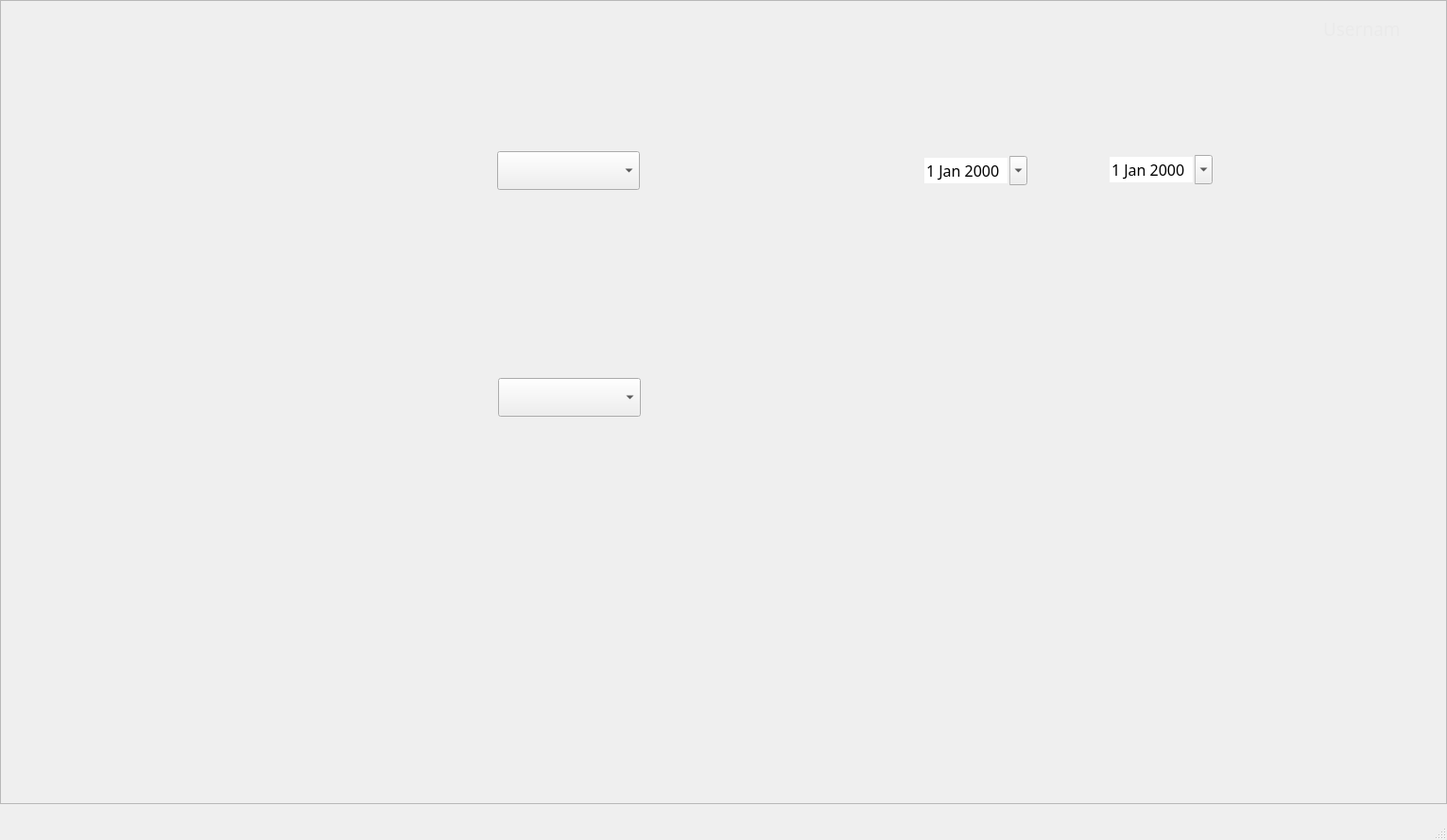
<?xml version="1.0" encoding="UTF-8"?>
<ui version="4.0">
 <class>AuditLogs</class>
 <widget class="QMainWindow" name="AuditLogs">
  <property name="geometry">
   <rect>
    <x>0</x>
    <y>0</y>
    <width>1531</width>
    <height>889</height>
   </rect>
  </property>
  <property name="windowTitle">
   <string>AuditLogs</string>
  </property>
  <widget class="QWidget" name="centralwidget">
   <widget class="QFrame" name="frame">
    <property name="geometry">
     <rect>
      <x>0</x>
      <y>0</y>
      <width>1531</width>
      <height>851</height>
     </rect>
    </property>
    <property name="frameShape">
     <enum>QFrame::StyledPanel</enum>
    </property>
    <property name="frameShadow">
     <enum>QFrame::Raised</enum>
    </property>
    <widget class="QLabel" name="BackgroundLabel">
     <property name="geometry">
      <rect>
       <x>0</x>
       <y>0</y>
       <width>1531</width>
       <height>851</height>
      </rect>
     </property>
     <property name="text">
      <string/>
     </property>
     <property name="pixmap">
      <pixmap>Images/Audit Logs.png</pixmap>
     </property>
     <property name="scaledContents">
      <bool>true</bool>
     </property>
    </widget>
    <widget class="QPushButton" name="DataButton">
     <property name="geometry">
      <rect>
       <x>0</x>
       <y>120</y>
       <width>241</width>
       <height>51</height>
      </rect>
     </property>
     <property name="text">
      <string/>
     </property>
     <property name="flat">
      <bool>true</bool>
     </property>
    </widget>
    <widget class="QPushButton" name="RecordsButton">
     <property name="geometry">
      <rect>
       <x>0</x>
       <y>400</y>
       <width>241</width>
       <height>51</height>
      </rect>
     </property>
     <property name="text">
      <string/>
     </property>
     <property name="flat">
      <bool>true</bool>
     </property>
    </widget>
    <widget class="QPushButton" name="StatisticsButton">
     <property name="geometry">
      <rect>
       <x>0</x>
       <y>460</y>
       <width>241</width>
       <height>51</height>
      </rect>
     </property>
     <property name="text">
      <string/>
     </property>
     <property name="flat">
      <bool>true</bool>
     </property>
    </widget>
    <widget class="QPushButton" name="LogOutButton">
     <property name="geometry">
      <rect>
       <x>0</x>
       <y>790</y>
       <width>241</width>
       <height>51</height>
      </rect>
     </property>
     <property name="text">
      <string/>
     </property>
     <property name="flat">
      <bool>true</bool>
     </property>
    </widget>
    <widget class="QLabel" name="UsernameLabel">
     <property name="geometry">
      <rect>
       <x>1400</x>
       <y>20</y>
       <width>81</width>
       <height>21</height>
      </rect>
     </property>
     <property name="font">
      <font>
       <family>Source Sans Pro</family>
       <pointsize>14</pointsize>
      </font>
     </property>
     <property name="cursor">
      <cursorShape>BlankCursor</cursorShape>
     </property>
     <property name="autoFillBackground">
      <bool>false</bool>
     </property>
     <property name="styleSheet">
      <string notr="true">color: rgb(234, 234, 234);</string>
     </property>
     <property name="text">
      <string>Username</string>
     </property>
    </widget>
    <widget class="QPushButton" name="HomeButton">
     <property name="geometry">
      <rect>
       <x>0</x>
       <y>60</y>
       <width>241</width>
       <height>51</height>
      </rect>
     </property>
     <property name="text">
      <string/>
     </property>
     <property name="flat">
      <bool>true</bool>
     </property>
    </widget>
    <widget class="QPushButton" name="AuditLogButton">
     <property name="geometry">
      <rect>
       <x>0</x>
       <y>290</y>
       <width>241</width>
       <height>51</height>
      </rect>
     </property>
     <property name="text">
      <string/>
     </property>
     <property name="flat">
      <bool>true</bool>
     </property>
    </widget>
    <widget class="QPushButton" name="CatalogButton">
     <property name="geometry">
      <rect>
       <x>0</x>
       <y>340</y>
       <width>241</width>
       <height>51</height>
      </rect>
     </property>
     <property name="text">
      <string/>
     </property>
     <property name="flat">
      <bool>true</bool>
     </property>
    </widget>
    <widget class="QPushButton" name="SubmitButton">
     <property name="geometry">
      <rect>
       <x>1290</x>
       <y>713</y>
       <width>127</width>
       <height>33</height>
      </rect>
     </property>
     <property name="text">
      <string/>
     </property>
     <property name="flat">
      <bool>true</bool>
     </property>
    </widget>
    <widget class="QPushButton" name="UserBanButton">
     <property name="geometry">
      <rect>
       <x>0</x>
       <y>170</y>
       <width>241</width>
       <height>51</height>
      </rect>
     </property>
     <property name="text">
      <string/>
     </property>
     <property name="flat">
      <bool>true</bool>
     </property>
    </widget>
    <widget class="QPushButton" name="PersonRegisterbutton">
     <property name="geometry">
      <rect>
       <x>0</x>
       <y>230</y>
       <width>241</width>
       <height>51</height>
      </rect>
     </property>
     <property name="text">
      <string/>
     </property>
     <property name="flat">
      <bool>true</bool>
     </property>
    </widget>
    <widget class="QComboBox" name="TableSelect">
     <property name="geometry">
      <rect>
       <x>526</x>
       <y>160</y>
       <width>151</width>
       <height>41</height>
      </rect>
     </property>
     <property name="font">
      <font>
       <family>Source Sans Pro</family>
       <pointsize>12</pointsize>
      </font>
     </property>
    </widget>
    <widget class="QComboBox" name="UserSelect">
     <property name="geometry">
      <rect>
       <x>527</x>
       <y>400</y>
       <width>151</width>
       <height>41</height>
      </rect>
     </property>
     <property name="font">
      <font>
       <family>Source Sans Pro</family>
       <pointsize>12</pointsize>
      </font>
     </property>
    </widget>
    <widget class="QDateEdit" name="InitialDateUserPass">
     <property name="geometry">
      <rect>
       <x>976</x>
       <y>165</y>
       <width>111</width>
       <height>31</height>
      </rect>
     </property>
     <property name="font">
      <font>
       <family>Source Sans Pro</family>
       <pointsize>12</pointsize>
      </font>
     </property>
     <property name="acceptDrops">
      <bool>false</bool>
     </property>
     <property name="autoFillBackground">
      <bool>false</bool>
     </property>
     <property name="wrapping">
      <bool>false</bool>
     </property>
     <property name="frame">
      <bool>false</bool>
     </property>
     <property name="buttonSymbols">
      <enum>QAbstractSpinBox::UpDownArrows</enum>
     </property>
     <property name="showGroupSeparator" stdset="0">
      <bool>false</bool>
     </property>
     <property name="calendarPopup">
      <bool>true</bool>
     </property>
    </widget>
    <widget class="QDateEdit" name="FinalDateUserPass">
     <property name="geometry">
      <rect>
       <x>1172</x>
       <y>164</y>
       <width>111</width>
       <height>31</height>
      </rect>
     </property>
     <property name="font">
      <font>
       <family>Source Sans Pro</family>
       <pointsize>12</pointsize>
      </font>
     </property>
     <property name="acceptDrops">
      <bool>false</bool>
     </property>
     <property name="autoFillBackground">
      <bool>false</bool>
     </property>
     <property name="wrapping">
      <bool>false</bool>
     </property>
     <property name="frame">
      <bool>false</bool>
     </property>
     <property name="buttonSymbols">
      <enum>QAbstractSpinBox::UpDownArrows</enum>
     </property>
     <property name="showGroupSeparator" stdset="0">
      <bool>false</bool>
     </property>
     <property name="calendarPopup">
      <bool>true</bool>
     </property>
    </widget>
    <widget class="QLabel" name="LastDataDisplay">
     <property name="geometry">
      <rect>
       <x>420</x>
       <y>220</y>
       <width>381</width>
       <height>121</height>
      </rect>
     </property>
     <property name="font">
      <font>
       <family>Source Sans Pro</family>
       <pointsize>12</pointsize>
      </font>
     </property>
     <property name="text">
      <string/>
     </property>
     <property name="alignment">
      <set>Qt::AlignLeading|Qt::AlignLeft|Qt::AlignTop</set>
     </property>
    </widget>
    <widget class="QLabel" name="UserPassDisplay">
     <property name="geometry">
      <rect>
       <x>420</x>
       <y>460</y>
       <width>381</width>
       <height>121</height>
      </rect>
     </property>
     <property name="font">
      <font>
       <family>Source Sans Pro</family>
       <pointsize>12</pointsize>
      </font>
     </property>
     <property name="text">
      <string/>
     </property>
     <property name="alignment">
      <set>Qt::AlignLeading|Qt::AlignLeft|Qt::AlignTop</set>
     </property>
    </widget>
    <widget class="QLabel" name="UserPassByDateDisplay">
     <property name="geometry">
      <rect>
       <x>910</x>
       <y>220</y>
       <width>381</width>
       <height>121</height>
      </rect>
     </property>
     <property name="font">
      <font>
       <family>Source Sans Pro</family>
       <pointsize>12</pointsize>
      </font>
     </property>
     <property name="text">
      <string/>
     </property>
     <property name="alignment">
      <set>Qt::AlignLeading|Qt::AlignLeft|Qt::AlignTop</set>
     </property>
    </widget>
   </widget>
  </widget>
  <widget class="QMenuBar" name="menubar">
   <property name="geometry">
    <rect>
     <x>0</x>
     <y>0</y>
     <width>1531</width>
     <height>21</height>
    </rect>
   </property>
  </widget>
  <widget class="QStatusBar" name="statusbar"/>
 </widget>
 <resources/>
 <connections/>
</ui>
